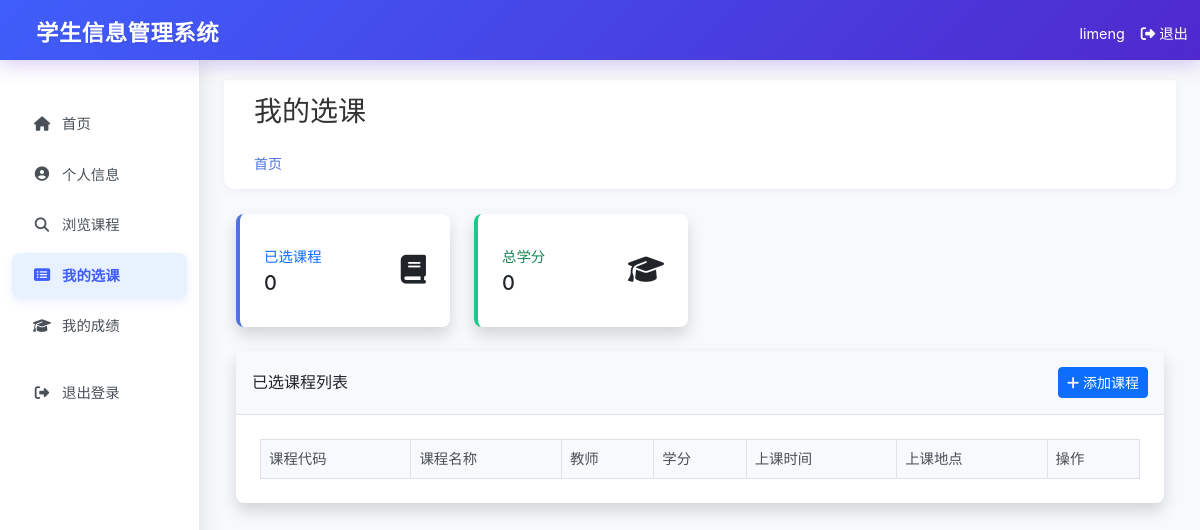
Page /my_selections (signed in) on the earlier database version.
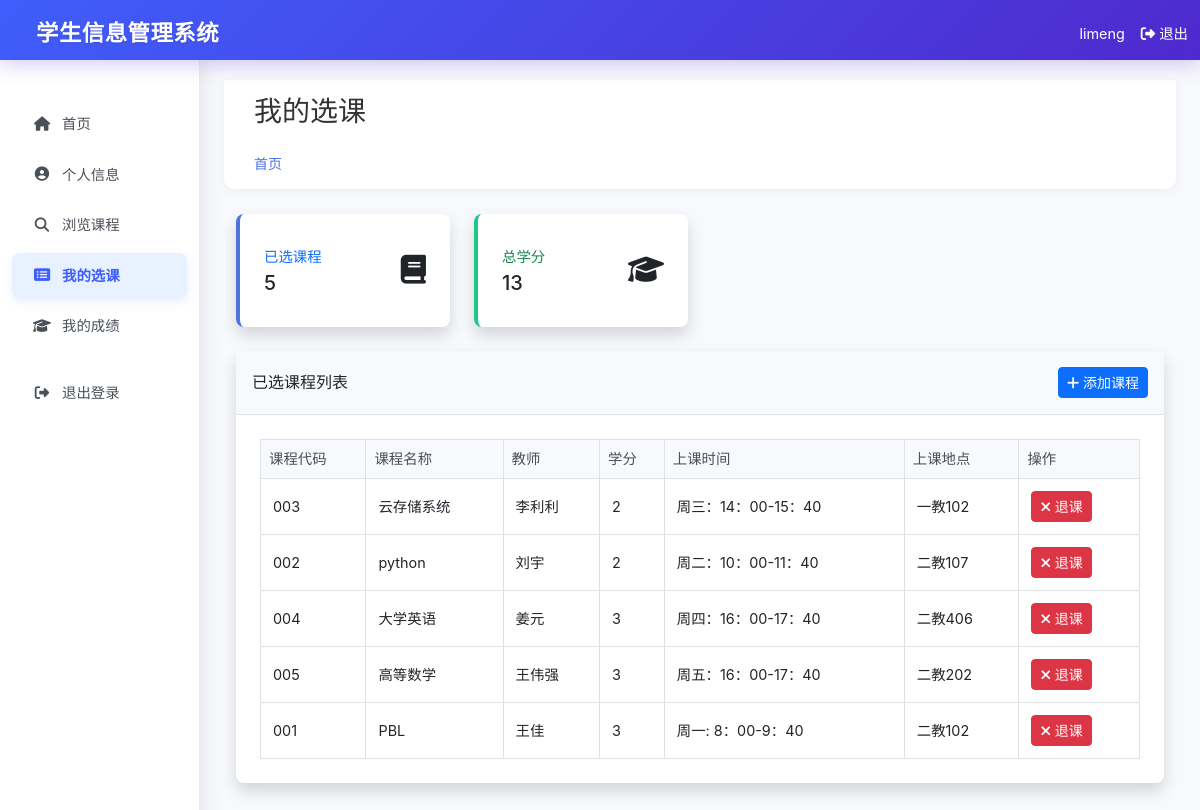
Same page on the later database version.
### tables this page shows
CREATE TABLE courses (id INTEGER PRIMARY KEY AUTOINCREMENT, code TEXT UNIQUE NOT NULL, name TEXT NOT NULL, teacher TEXT, description TEXT, credits INTEGER, created_at TIMESTAMP DEFAULT CURRENT_TIMESTAMP, major_id INTEGER, class_time TEXT, location TEXT, max_students INTEGER DEFAULT 50);

CREATE TABLE grades (
        id INTEGER PRIMARY KEY AUTOINCREMENT,
        enrollment_id INTEGER,
        score REAL NOT NULL,
        teacher_id INTEGER,
        created_at TIMESTAMP DEFAULT CURRENT_TIMESTAMP,
        updated_at TIMESTAMP DEFAULT CURRENT_TIMESTAMP,
        FOREIGN KEY (enrollment_id) REFERENCES enrollments (id),
        FOREIGN KEY (teacher_id) REFERENCES users (id)
    );

### app.py (the view, shortened to what this page needs)
@app.route("/my_selections")
@login_required
def my_selections():
    conn = get_db_connection()
    user = conn.execute("SELECT * FROM users WHERE username = ?",
                      (session.get("username"),)).fetchone()
    if not user:
        conn.close()
        flash("无法获取用户信息")
        return redirect(url_for("dashboard"))
    student_record_id = user["student_record_id"] if user["student_record_id"] else None
    enrollments = []
    if student_record_id:
        enrollments = conn.execute("""
            SELECT e.id as enrollment_id, c.id as course_id, c.code, c.name, c.description, c.credits,
                   c.teacher, c.class_time, c.location, c.max_students,
                   e.semester, g.score
            FROM enrollments e
            JOIN courses c ON e.course_id = c.id
            LEFT JOIN grades g ON e.id = g.enrollment_id
            WHERE e.student_id = ?
            ORDER BY e.semester DESC
        """, (student_record_id,)).fetchall()
    conn.close()
    return render_template("students/my_selections.html", enrollments=enrollments)

### app.py (called while the page is built)
def login_required(f):
    @wraps(f)
    def decorated_function(*args, **kwargs):
        if "user_id" not in session:
            return redirect(url_for("login"))
        return f(*args, **kwargs)
    return decorated_function

def get_db_connection():
    conn = sqlite3.connect("student_management.db")
    conn.row_factory = sqlite3.Row
    return conn

### templates/students/my_selections.html (shortened to what this page needs)
{% extends "student_base.html" %}
{% block header %}
<div class="d-sm-flex align-items-center justify-content-between mb-4">
    <h1 class="h3 mb-0 text-gray-800">我的选课</h1>
</div>
{% endblock %}
{% block content %}
<div class="row">
    <div class="col-xl-3 col-md-6 mb-4">
        <div class="card border-left-primary shadow h-100 py-2">
            <div class="card-body">
                <div class="row no-gutters align-items-center">
                    <div class="col mr-2">
                        <div class="text-xs font-weight-bold text-primary text-uppercase mb-1">已选课程</div>
                        <div class="h5 mb-0 font-weight-bold text-gray-800">{{ enrollments|length }}</div>
                    </div>
                    <div class="col-auto">
                        <i class="fas fa-book fa-2x text-gray-300"></i>
                    </div>
                </div>
            </div>
        </div>
    </div>
    <div class="col-xl-3 col-md-6 mb-4">
        <div class="card border-left-success shadow h-100 py-2">
            <div class="card-body">
                <div class="row no-gutters align-items-center">
                    <div class="col mr-2">
                        <div class="text-xs font-weight-bold text-success text-uppercase mb-1">总学分</div>
                        <div class="h5 mb-0 font-weight-bold text-gray-800">{{ enrollments|sum(attribute='credits') }}</div>
                    </div>
                    <div class="col-auto">
                        <i class="fas fa-graduation-cap fa-2x text-gray-300"></i>
                    </div>
                </div>
            </div>
        </div>
    </div>
</div>
<div class="row">
    <div class="col-xl-12">
        <div class="card shadow mb-4">
            <div class="card-header py-3 d-flex flex-row align-items-center justify-content-between">
                <h6 class="m-0 font-weight-bold">已选课程列表</h6>
                <a href="{{ url_for('browse_courses') }}" class="btn btn-sm btn-primary">
                    <i class="fas fa-plus"></i> 添加课程
                </a>
            </div>
            <div class="card-body">
                <div class="table-responsive">
                    <table class="table table-bordered" width="100%" cellspacing="0">
                        <thead>
                            <tr>
                                <th>课程代码</th>
                                <th>课程名称</th>
                                <th>教师</th>
                                <th>学分</th>
                                <th>上课时间</th>
                                <th>上课地点</th>
                                <th>操作</th>
                            </tr>
                        </thead>
                        <tbody>
                            {% for enrollment in enrollments %}
                            <tr>
                                <td>{{ enrollment.code }}</td>
                                <td>{{ enrollment.name }}</td>
                                <td>{{ enrollment.teacher if enrollment.teacher else "待定" }}</td>
                                <td>{{ enrollment.credits }}</td>
                                <td>{{ enrollment.class_time if enrollment.class_time else "待定" }}</td>
                                <td>{{ enrollment.location if enrollment.location else "待定" }}</td>
                                <td>
                                    <button class="btn btn-sm btn-danger" onclick="dropCourse({{ enrollment.enrollment_id }})">
                                        <i class="fas fa-times"></i> 退课
                                    </button>
                                </td>
                            </tr>
                            {% endfor %}
                        </tbody>
                    </table>
                </div>
            </div>
        </div>
    </div>
</div>
{% endblock %}

Differences in the rows shown:
now on this page (row edited): courses: code "003", name "云存储系统", teacher "李利利", credits "2", class_time "周三：14：00-15：40", location "一教102"
now on this page (row edited): courses: code "002", name "python", teacher "刘宇", credits "2", class_time "周二：10：00-11：40", location "二教107"
added courses: code "004", name "大学英语", teacher "姜元", credits "3", class_time "周四：16：00-17：40", location "二教406"
added courses: code "005", name "高等数学", teacher "王伟强", credits "3", class_time "周五：16：00-17：40", location "二教202"
added grades: code "001", name "PBL", teacher "王佳", credits "3", class_time "周一: 8：00-9：40", location "二教102"
Other differences:
{{ enrollments|length }}: "0" → "5"
{{ enrollments|sum(attribute='credits') }}: "0" → "13"
